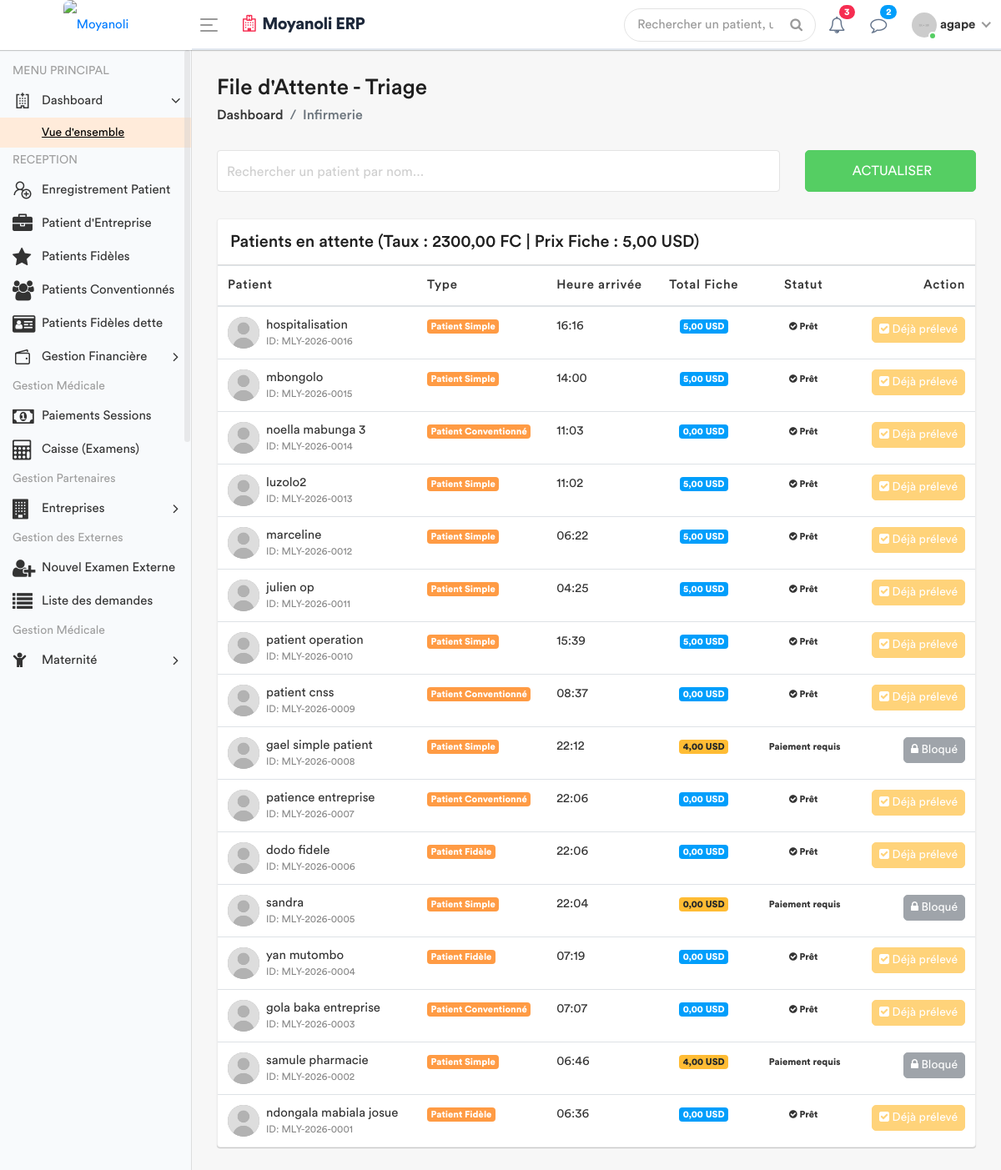
The app's page /infirmerie/attente/ (signed in) with its own data.
### apps/models.py (models this page shows, shortened)
class ConfigurationHopital(models.Model):
    taux_usd_en_cdf = models.DecimalField(max_digits=10, decimal_places=2, default=Decimal('2500.00'))
    derniere_mise_a_jour = models.DateTimeField(auto_now=True)
    class Meta:
        verbose_name = "Configuration du Taux"
    @classmethod
    def get_taux(cls):
        config = cls.objects.first()
        if config:
            return config.taux_usd_en_cdf
        return Decimal('2500.00')

class Prestation(models.Model):
    CATEGORIES = [
        ('ADM', 'Administratif'),
        ('CONS', 'Consultation'),
        ('LABO', 'Laboratoire'),
        ('SOIN', 'Soins'),
        ('ECHO', 'Échographie'),
        ('RADIO', 'Radiologie'),
        ('SCAN', 'Scanner'),
        ('IRM', 'IRM'),
        ('CARDIO', 'Cardiographie'),
        ('GYNECO', 'Gynécographie'),
        ('ONCO', 'Oncologie'),
        ('ORTHO', 'Orthopédie'),
        ('DERMA', 'Dermatologie'),
        ('OPHTA', 'Ophtalmologie'),
        ('PSY', 'Psychiatrie'),
        ('KINE', 'Rééducation / Kinésithérapie'),
        ('MED', 'Acte Médical'),
        ('CHIR', 'Acte Chirurgical'),
        ('CONS_MAT', 'Consultation Maternité'),
        ('MAT', 'Forfait Maternité / Accouchement'),
    ]
    libelle = models.CharField(max_length=200, verbose_name="Libellé")
    categorie = models.CharField(max_length=10, choices=CATEGORIES, verbose_name="Catégorie")
    prix = models.DecimalField(max_digits=10, decimal_places=2, default=Decimal('0.00'), verbose_name="Prix (USD)")
    valeur_normale = models.CharField(
        max_length=150, blank=True, null=True,
        verbose_name="Valeur Normale / Référence (Labo uniquement)",
        help_text="Ex: 70-110 mg/dl, Négatif, etc."
    )
    class Meta:
        verbose_name = "Prestation"
        verbose_name_plural = "Prestations"

class Patient(models.Model):
    TYPE_CHOICES = [
        ('SIMPLE', 'Patient Simple'),
        ('FIDELE', 'Patient Fidèle'),
        ('CONVENTIONNE', 'Patient Conventionné'),
    ]
    code_patient = models.CharField(max_length=20, unique=True, editable=False)
    noms = models.CharField(max_length=100)
    service = models.ForeignKey('Service', on_delete=models.PROTECT, related_name='patients', null=True)
    sexe = models.CharField(max_length=1, choices=[('M', 'Masculin'), ('F', 'Féminin')])
    age = models.CharField(max_length=30)
    adresse = models.TextField()
    telephone = models.CharField(max_length=20)
    type_patient = models.CharField(max_length=15, choices=TYPE_CHOICES, default='SIMPLE')
    a_carte_fidelite = models.BooleanField(default=False, verbose_name="Possède carte de fidélité")
    entreprise = models.ForeignKey(
        'Entreprise',
        on_delete=models.SET_NULL,
        null=True,
        blank=True,
        related_name='patients',
        verbose_name="Entreprise (si conventionné)"
    )
    fiche_payee = models.BooleanField(default=False)
    created_by = models.ForeignKey(User, on_delete=models.SET_NULL, null=True, related_name='patients_crees')
    date_creation = models.DateTimeField(auto_now_add=True)
    date_modification = models.DateTimeField(auto_now=True)

### apps/views.py (the view)
# urls.py: path('infirmerie/attente/', views.liste_attente_triage, name='liste_attente_triage'),
@login_required
def liste_attente_triage(request):
    taux = ConfigurationHopital.get_taux()
    prestation_fiche = Prestation.objects.filter(categorie='ADM', libelle__icontains='Fiche').first()
    prix_fiche_usd = prestation_fiche.prix if prestation_fiche else Decimal('6.00')
    patients_liste = Patient.objects.all().order_by('-date_creation')
    for patient in patients_liste:
        if patient.type_patient != 'SIMPLE':
            patient.a_solde_fiche = True
            patient.total_fiche_usd = 0
            patient.doit_payer_fiche = False
        else:
            patient.doit_payer_fiche = True
            paiements = Paiement.objects.filter(patient=patient, service='FICHE')
            total_paye_usd = sum([
                p.montant_verse if p.devise == 'USD' else (p.montant_verse / taux)
                for p in paiements
            ])
            patient.total_fiche_usd = total_paye_usd
            patient.a_solde_fiche = total_paye_usd >= prix_fiche_usd
        patient.a_signes_vitaux_deja_pris = SigneVital.objects.filter(patient=patient).exists()
    role = Fonction.objects.filter(userKey=request.user).first()
    fonctionKey = role.fonctionKey.roleName if (role and role.fonctionKey) else None
    return render(request, 'back-end/infirmerie/liste_attente.html', {
        'patients': patients_liste,
        'taux': taux,
        'prix_fiche': prix_fiche_usd,
        'fonctionKey': fonctionKey
    })

### apps/templates/back-end/infirmerie/liste_attente.html (shortened to what this page needs)
<!DOCTYPE html>
{% load static %}
<html lang="fr">
    <head>
        {% include 'back-end/includes/css.html' %}
    </head>
    <body>
        <div class="main-wrapper">
            {% include 'back-end/includes/header.html' %}
            {% include 'back-end/includes/sidebar.html' %}
            <div class="page-wrapper">
                <div class="content container-fluid">
                    <div class="page-header">
                        <div class="row align-items-center">
                            <div class="col">
                                <h3 class="page-title">File d'Attente - Triage</h3>
                                <ul class="breadcrumb">
                                    <li class="breadcrumb-item"><a href="{% url 'dashboard' %}">Dashboard</a></li>
                                    <li class="breadcrumb-item active">Infirmerie</li>
                                </ul>
                            </div>
                        </div>
                    </div>
                    <div class="row filter-row">
                        <div class="col-sm-9 col-md-9">
                            <div class="form-group form-focus">
                                <input type="text" id="searchPatient" class="form-control floating" onkeyup="filterTable()">
                                <label class="focus-label">Rechercher un patient par nom...</label>
                            </div>
                        </div>
                        <div class="col-sm-3 col-md-3">
                            <button class="btn btn-success btn-block" onclick="window.location.reload();">  Actualiser </button>
                        </div>
                    </div>
                    <div class="card card-table mt-3">
                        <div class="card-header">
                            <h4 class="card-title mb-0">Patients en attente (Taux : {{ taux }} FC | Prix Fiche : {{ prix_fiche }} USD)</h4>
                        </div>
                        <div class="card-body">
                            <div class="table-responsive">
                                <table class="table table-hover table-center mb-0" id="patientTable">
                                    <thead>
                                        <tr>
                                            <th>Patient</th>
                                            <th>Type</th>
                                            <th>Heure arrivée</th>
                                            <th class="text-center">Total Fiche</th>
                                            <th class="text-center">Statut</th>
                                            <th class="text-right">Action</th>
                                        </tr>
                                    </thead>
                                    <tbody>
                                        {% for patient in patients %}
                                        <tr>
                                            <td>
                                                <h2 class="table-avatar">
                                                    <a href="#" class="avatar avatar-sm mr-2">
                                                        <img class="avatar-img rounded-circle" src="{% static 'back-end/assets/img/user.jpg' %}" alt="User">
                                                    </a>
                                                    <a href="#">{{ patient.noms }} <span>ID: {{ patient.code_patient }}</span></a>
                                                </h2>
                                            </td>
                                            <td><span class="badge badge-primary">{{ patient.get_type_patient_display }}</span></td>
                                            <td>{{ patient.date_creation|date:"H:i" }}</td>
                                            <td class="text-center">
                                                <span class="badge {% if patient.a_solde_fiche %}badge-info{% else %}badge-warning{% endif %}">
                                                    {{ patient.total_fiche_usd|floatformat:2 }} USD
                                                </span>
                                            </td>
                                            <td class="text-center">
                                                {% if patient.a_solde_fiche %}
                                                    <span class="badge badge-success-border"><i class="fa fa-check-circle"></i> Prêt</span>
                                                {% else %}
                                                    <span class="badge badge-danger-border"> Paiement requis</span>
                                                {% endif %}
                                            </td>
                                            <td class="text-right">
                                                {% if not patient.a_solde_fiche and patient.doit_payer_fiche %}
                                                    <button class="btn btn-secondary btn-sm" disabled title="Le patient doit solder {{ prix_fiche }} USD">
                                                        <i class="fa fa-lock"></i> Bloqué
                                                    </button>
                                                {% elif patient.a_signes_vitaux_deja_pris %}
                                                    <button class="btn btn-warning btn-sm" disabled>
                                                        <i class="fa fa-check-square"></i> Déjà prélevé
                                                    </button>
                                                {% else %}
                                                    <a href="{% url 'saisir_signes' patient.id %}" class="btn btn-primary btn-sm">
                                                        <i class="fa fa-stethoscope"></i> Signes Vitaux
                                                    </a>
                                                {% endif %}
                                            </td>
                                        </tr>
                                        {% empty %}
                                        <tr>
                                            <td colspan="6" class="text-center py-4">Aucun patient en attente.</td>
                                        </tr>
                                        {% endfor %}
                                    </tbody>
                                </table>
                            </div>
                        </div>
                    </div>
                </div>
            </div>
        </div>
    </body>
</html>

### apps/templates/back-end/includes/header.html (shortened to what this page needs)
{% load static %}
<div class="header" style="background: #ffffff; border-bottom: 2px solid #e2e8f0;">
    <div class="header-left" style="background: #ffffff;">
        <a href="{% url 'home' %}" class="logo">
            <img src="{% static 'front-end/assets/dr/logo.jpeg' %}" width="45" height="45" alt="Moyanoli" style="border-radius: 8px;">
        </a>
    </div>
    <a id="toggle_btn" href="javascript:void(0);" style="color: #007bff;">
        <span class="bar-icon">
            <span></span>
            <span></span>
            <span></span>
        </span>
    </a>
    <div class="page-title-box">
        <h3 style="color: #1e293b; font-weight: 700; letter-spacing: -0.5px;">
            <i class="fa fa-hospital-o text-danger mr-2"></i>Moyanoli ERP
        </h3>
    </div>
    <ul class="nav user-menu">
        <li class="nav-item">
            <div class="top-nav-search">
                <form action="#">
                    <input class="form-control" type="text" placeholder="Rechercher un patient, un dossier...">
                    <button class="btn" type="submit"><i class="fa fa-search"></i></button>
                </form>
            </div>
        </li>
        <li class="nav-item dropdown">
            <a href="#" class="dropdown-toggle nav-link" data-toggle="dropdown">
                <i class="fa fa-bell-o" style="color: #64748b;"></i> <span class="badge badge-pill bg-danger">3</span>
            </a>
        </li>
        <li class="nav-item dropdown">
            <a href="#" class="dropdown-toggle nav-link" data-toggle="dropdown">
                <i class="fa fa-comment-o" style="color: #64748b;"></i> <span class="badge badge-pill bg-info">2</span>
            </a>
        </li>
        <li class="nav-item dropdown has-arrow main-drop">
            <a href="#" class="dropdown-toggle nav-link" data-toggle="dropdown">
                <span class="user-img">
                    <img src="{% static 'back-end/assets/img/profiles/avatar-21.jpg' %}" alt="">
                    <span class="status online"></span>
                </span>
                <span style="font-weight: 600;">{{ user.username }}</span>
            </a>
        </li>
    </ul>
</div>

### records on screen
ConfigurationHopital: taux_usd_en_cdf "2300,00"
Prestation: prix "5,00"
Patient: noms "hospitalisation", code_patient "MLY-2026-0016", type_patient "Patient Simple", date_creation "16:16", total_fiche_usd "5,00", shows "Prêt", shows "Déjà prélevé"
Patient: noms "mbongolo", code_patient "MLY-2026-0015", type_patient "Patient Simple", date_creation "14:00", total_fiche_usd "5,00", shows "Prêt", shows "Déjà prélevé"
Patient: noms "noella mabunga 3", code_patient "MLY-2026-0014", type_patient "Patient Conventionné", date_creation "11:03", total_fiche_usd "0,00", shows "Prêt", shows "Déjà prélevé"
Patient: noms "luzolo2", code_patient "MLY-2026-0013", type_patient "Patient Simple", date_creation "11:02", total_fiche_usd "5,00", shows "Prêt", shows "Déjà prélevé"
Patient: noms "marceline", code_patient "MLY-2026-0012", type_patient "Patient Simple", date_creation "06:22", total_fiche_usd "5,00", shows "Prêt", shows "Déjà prélevé"
Patient: noms "julien op", code_patient "MLY-2026-0011", type_patient "Patient Simple", date_creation "04:25", total_fiche_usd "5,00", shows "Prêt", shows "Déjà prélevé"
Patient: noms "patient operation", code_patient "MLY-2026-0010", type_patient "Patient Simple", date_creation "15:39", total_fiche_usd "5,00", shows "Prêt", shows "Déjà prélevé"
Patient: noms "patient cnss", code_patient "MLY-2026-0009", type_patient "Patient Conventionné", date_creation "08:37", total_fiche_usd "0,00", shows "Prêt", shows "Déjà prélevé"
Patient: noms "gael simple patient", code_patient "MLY-2026-0008", type_patient "Patient Simple", date_creation "22:12", total_fiche_usd "4,00", shows "Paiement requis"
Patient: noms "patience entreprise", code_patient "MLY-2026-0007", type_patient "Patient Conventionné", date_creation "22:06", total_fiche_usd "0,00", shows "Prêt", shows "Déjà prélevé"
Patient: noms "dodo fidele", code_patient "MLY-2026-0006", type_patient "Patient Fidèle", date_creation "22:06", total_fiche_usd "0,00", shows "Prêt", shows "Déjà prélevé"
Patient: noms "sandra", code_patient "MLY-2026-0005", type_patient "Patient Simple", date_creation "22:04", total_fiche_usd "0,00", shows "Paiement requis"
Patient: noms "yan mutombo", code_patient "MLY-2026-0004", type_patient "Patient Fidèle", date_creation "07:19", total_fiche_usd "0,00", shows "Prêt", shows "Déjà prélevé"
Patient: noms "gola baka entreprise", code_patient "MLY-2026-0003", type_patient "Patient Conventionné", date_creation "07:07", total_fiche_usd "0,00", shows "Prêt", shows "Déjà prélevé"
Patient: noms "samule pharmacie", code_patient "MLY-2026-0002", type_patient "Patient Simple", date_creation "06:46", total_fiche_usd "4,00", shows "Paiement requis"
Patient: noms "ndongala mabiala josue", code_patient "MLY-2026-0001", type_patient "Patient Fidèle", date_creation "06:36", total_fiche_usd "0,00", shows "Prêt", shows "Déjà prélevé"

### other values on screen
{{ user.username }} "agape"
